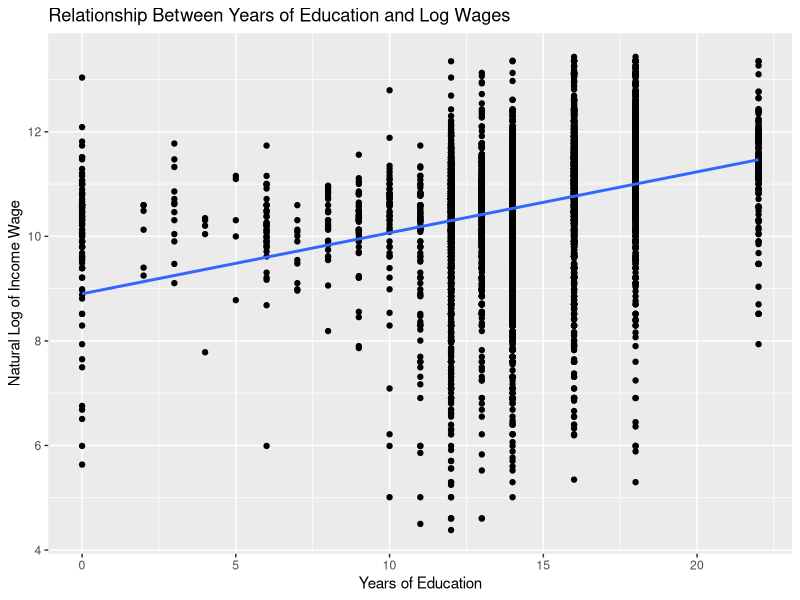
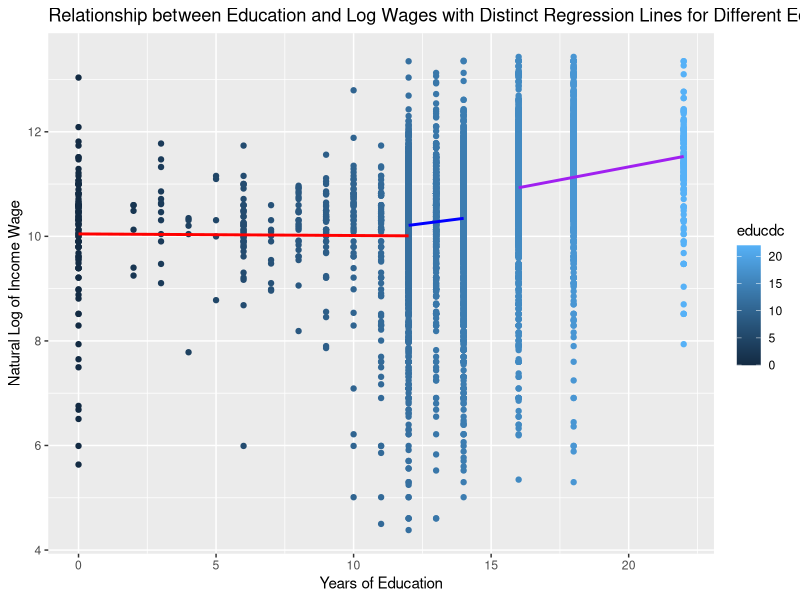

The R script that drew these images, in order:
## Lab One Machine Learning
## Sief Salameh
## 04/11/2023

library(tidyverse)

setwd("~/Downloads/Machine_Learning/Lab_One_Salameh")

## Preparing the Data

## Question 2a:

edu_df <- read.csv("usa_00001.csv")

crosswalk_df <- read.csv("Crosswalk.csv")

edu_new <- left_join(edu_df, crosswalk_df, by = c("EDUCD" = "educd"))

## Question 2b i:

edu_new$hsdip <- ifelse(edu_new$EDUCD >= 62 & edu_new$EDUCD <= 100, 1, 0)

## Question 2b ii: 

edu_new$coldip <- ifelse(edu_new$EDUCD >= 101 & edu_new$EDUCD <= 116, 1, 0)

edu_new$no_hs <- ifelse(edu_new$EDUCD <= 61, 1, 0)

## Question 2b iii: 

edu_new$white <- ifelse(edu_new$RACE == 1, 1, 0)

## Question 2b iv:

edu_new$black <- ifelse(edu_new$RACE == 2, 1, 0)

## Question 2b v: 

edu_new$hispanic <- ifelse(edu_new$HISPAN >= 1 & edu_new$HISPAN <= 4, 1, 0)

## Question 2b vi:

edu_new$married <- ifelse(edu_new$MARST >= 1 & edu_new$MARST <= 2, 1, 0)

## Question 2b vii:

edu_new$female <- ifelse(edu_new$SEX == 2, 1, 0)

## Question 2b viii: 

edu_new$vet <- ifelse(edu_new$VETSTAT == 2, 1, 0)

## Question 2c:

edu_new$interaction_hs <- edu_new$hsdip * edu_new$educdc

edu_new$interaction_clg <- edu_new$coldip * edu_new$educdc

edu_new$interaction_no_hs <- edu_new$no_hs * edu_new$educdc

## Question 2d i:

edu_new$age_sq <- edu_new$AGE ^ 2

## Question 2d ii:

edu_new$log_incwage <- log(edu_new$INCWAGE)

## Data Analysis

## Question 1:

selected_cols <- c(
  "YEAR", "INCWAGE", "log_incwage", "educdc", "female", "AGE",
  "age_sq", "white", "black", "hispanic", "married", "NCHILD",
  "vet", "hsdip", "coldip", "no_hs", "interaction_hs", "interaction_clg",
  "interaction_no_hs"
)

edu_selected <- edu_new[, selected_cols]

summary(edu_selected)

sd_df <- apply(edu_selected, 2, sd)

print(sd_df)

## Question 2:

edu_filtered <- subset(edu_selected, is.finite(log_incwage))

ggplot(edu_filtered, aes(educdc, log_incwage)) +
  geom_point() +
  geom_smooth(method = "lm", se = FALSE) +
  labs(
    x = "Years of Education", y = "Natural Log of Income Wage",
    title = "Relationship Between Years of Education and Log Wages"
  )

## Question 3:

model_one <- lm(log_incwage ~ educdc + female + AGE + age_sq +
  white + black + hispanic + married + NCHILD + vet,
data = edu_filtered
)

summary(model_one)

## Question 3 Part g:

model_reduced <- lm(log_incwage ~ educdc + female + AGE + hispanic +
  age_sq + married + NCHILD + vet,
data = edu_filtered
)

anova(model_reduced, model_one)

## Question 4:

no_hs <- edu_filtered[edu_filtered$hsdip == 0 & edu_filtered$coldip == 0, ]

hs <- edu_filtered[edu_filtered$hsdip == 1 & edu_filtered$coldip == 0, ]

college <- edu_filtered[edu_filtered$coldip == 1 & edu_filtered$hsdip == 0, ]


ggplot(data = edu_filtered, aes(x = educdc, y = log_incwage, color = educdc)) +
  geom_point() +
  geom_smooth(
    method = "lm", se = FALSE, aes(group = 1),
    formula = y ~ x, data = no_hs, color = "red"
  ) +
  geom_smooth(
    method = "lm", se = FALSE, aes(group = 1),
    formula = y ~ x, data = hs, color = "blue"
  ) +
  geom_smooth(
    method = "lm", se = FALSE, aes(group = 1),
    formula = y ~ x, data = college, color = "purple"
  ) +
  xlab("Years of Education") +
  ylab("Natural Log of Income Wage") +
  ggtitle("Relationship between Education and Log Wages with Distinct Regression Lines for Different Education Levels")


# Question 5:

model_two <- lm(log_incwage ~ hsdip + coldip + female + AGE + age_sq +
  white + black + hispanic + married + NCHILD + vet,
data = edu_filtered
)

summary(model_two)

## END
